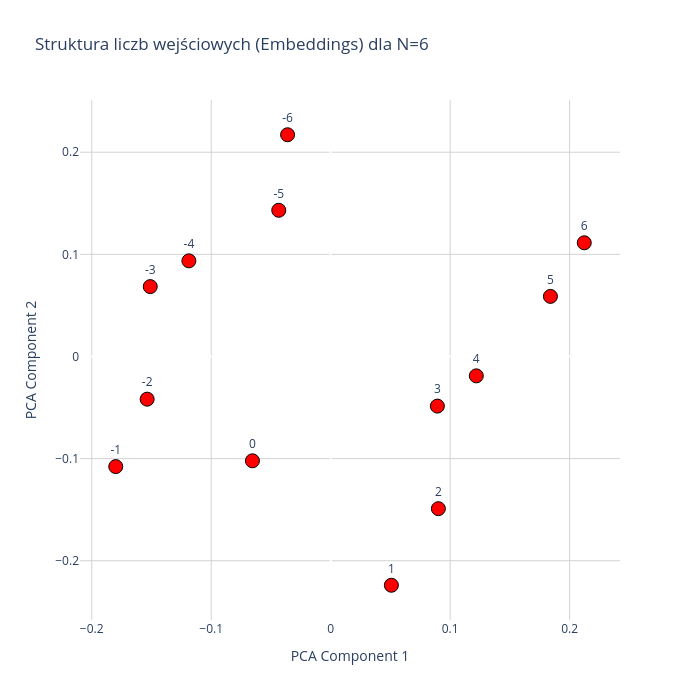

Source (notebook cell):
### Code cell
model, N = GetModelFromConfig("")

model_path = r"checkpoint_epoch_18000.pt"

checkpoint = torch.load(model_path, map_location="cpu")

model_weights = checkpoint["model_state_dict"]
model.load_state_dict(model_weights)

plot_input_only_plotly(model, N=N)

### Figure 1 — Plotly figure (JSON) as saved in the notebook; plotly's stock layout.template omitted (floating-point values rounded to 4 significant figures)
{"data": [{"hoverinfo": "text", "hovertext": ["Wartość wejściowa: -6<br>Index w embed: 66", "Wartość wejściowa: -5<br>Index w embed: 67", "Wartość wejściowa: -4<br>Index w embed: 68", "Wartość wejściowa: -3<br>Index w embed: 69", "Wartość wejściowa: -2<br>Index w embed: 70", "Wartość wejściowa: -1<br>Index w embed: 71", "Wartość wejściowa: 0<br>Index w embed: 72", "Wartość wejściowa: 1<br>Index w embed: 73", "Wartość wejściowa: 2<br>Index w embed: 74", "Wartość wejściowa: 3<br>Index w embed: 75", "Wartość wejściowa: 4<br>Index w embed: 76", "Wartość wejściowa: 5<br>Index w embed: 77", "Wartość wejściowa: 6<br>Index w embed: 78"], "marker": {"color": "red", "line": {"color": "black", "width": 1}, "size": 14}, "mode": "markers+text", "text": ["-6", "-5", "-4", "-3", "-2", "-1", "0", "1", "2", "3", "4", "5", "6"], "textposition": "top center", "type": "scatter", "x": [-0.03608, -0.04347, -0.1187, -0.151, -0.1536, -0.1799, -0.06551, 0.0508, 0.09014, 0.0893, 0.1219, 0.184, 0.2123], "y": [0.2171, 0.1431, 0.09361, 0.0684, -0.04179, -0.1078, -0.1022, -0.224, -0.149, -0.04861, -0.01898, 0.05884, 0.1113]}], "layout": {"height": 700, "plot_bgcolor": "white", "title": {"text": "Struktura liczb wejściowych (Embeddings) dla N=6"}, "width": 700, "xaxis": {"gridcolor": "lightgray", "showgrid": true, "title": {"text": "PCA Component 1"}}, "yaxis": {"gridcolor": "lightgray", "showgrid": true, "title": {"text": "PCA Component 2"}}}}
